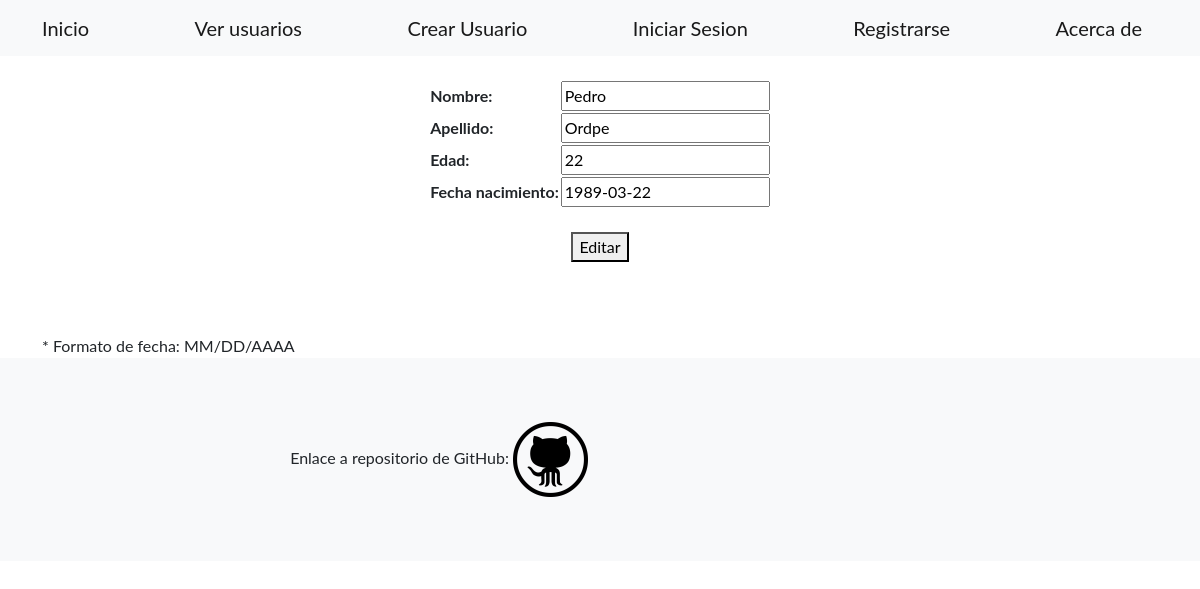
/usuarios/editar/23, run on the app's committed database.
### home/models.py (models this page shows, shortened)
class Usuario(models.Model):
    nombre = models.CharField(max_length=30)
    apellido = models.CharField(max_length=30)
    edad = models.IntegerField()
    fecha_nacimiento = models.DateField()

### home/views.py (the view)
# urls.py: path('usuarios/editar/<int:pk>', views.EditarUsuarios.as_view(), name="editar_usuario"),
class EditarUsuarios(UpdateView,LoginRequiredMixin):
    model = Usuario
    success_url = '/usuarios/'
    template_name = 'home/editar_usuario.html'
    fields = ['nombre','apellido','edad','fecha_nacimiento']

### home/templates/home/editar_usuario.html (shortened to what this page needs)
{% extends 'home/base.html'%}
{% block cuerpo %}
<br>
<form action={% url 'editar_usuario' usuario.id %} method="POST">
    <table align="center">
    {{ form }}
    </table>
<br>
    <center><button>Editar</button></center>
    <br><br><br>
    * Formato de fecha: MM/DD/AAAA
</form>
{% endblock cuerpo %}

### data on the page
Usuario: nombre "Pedro", apellido "Ordpe", edad "22", fecha_nacimiento "1989-03-22"
